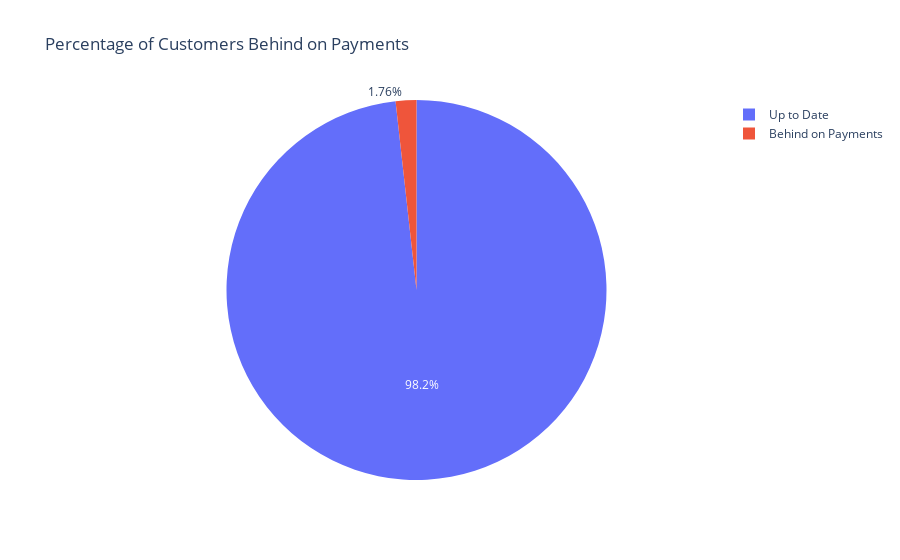

Source (notebook cell):
### Markdown cell above
What percentage do users' in this bracket currently represent as a percentage of all loans? Calculate the total amount of customers in this bracket and how much loss the company would incur their status was changed to Charged Off. What is the projected loss of these loans if the customer were to finish the full loans term?

### Code cell
# Calculate the Percentage of Customers Currently Behind on Payments
percentage_risky_customers = (len(risky_customers) / len(df)) * 100
print(f"Percentage of customers currently behind on payments: {percentage_risky_customers:.2f}%")

non_risky_customers = 100 - percentage_risky_customers

plotter.plot_pie_chart(labels_column=['Behind on Payments', 'Up to Date'],
                             values_column=[percentage_risky_customers, non_risky_customers],
                             title='Percentage of Customers Behind on Payments')

# Calculate the Total Amount of Customers Behind on Payments
total_risky_customers = len(risky_customers)
print(f"Total number of customers currently behind on payments: {total_risky_customers}")


# Calculate the loss if customers currently behind converted to Charged Off
paid_into_charged_off_column = risky_customers['total_payment'].sum()
print(f"Total amount paid into loans now charged off: £{paid_into_charged_off_column:,.2f}")

df['potential_loss'] = df['instalment'] * df['term'] 
total_loss_if_charged_off = df.loc[df['loan_status'].isin(risky_customer_types), 'potential_loss'].sum()
print(f"Total loss if customers currently behind are charged off: £{total_loss_if_charged_off:,.2f}")



# Calculate the projected loss if customers were to finish the full loan term
df['remaining_payments'] = df['term'] - df['loan_status'].apply(lambda x: 0 if x == 'Fully Paid' else 1)
df['projected_loss'] = df['remaining_payments'] * df['instalment']

# Sum the projected losses for customers currently behind and convert to Charged Off
total_projected_loss = df.loc[df['loan_status'].isin(risky_customer_types), 'projected_loss'].sum()
print(f"Projected loss if customers were to finish the full loan term: £{total_projected_loss:,.2f}")

### Figure 1 — Plotly figure (JSON) as saved in the notebook; plotly's stock layout.template omitted (floating-point values rounded to 4 significant figures)
{"data": [{"domain": {"x": [0, 1], "y": [0, 1]}, "hovertemplate": "label=%{label}<br>value=%{value}<extra></extra>", "labels": ["Behind on Payments", "Up to Date"], "legendgroup": "", "name": "", "showlegend": true, "type": "pie", "values": [1.758, 98.24]}], "layout": {"legend": {"tracegroupgap": 0}, "title": {"text": "Percentage of Customers Behind on Payments"}}}
